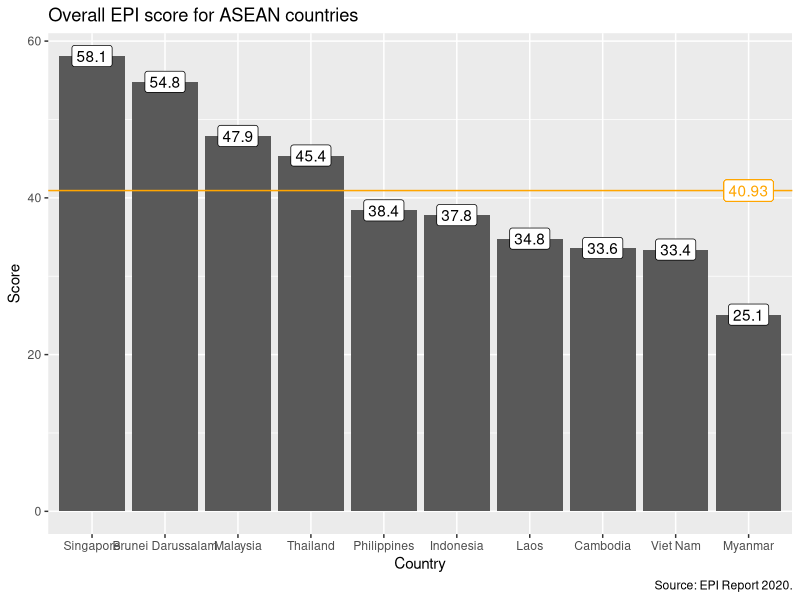
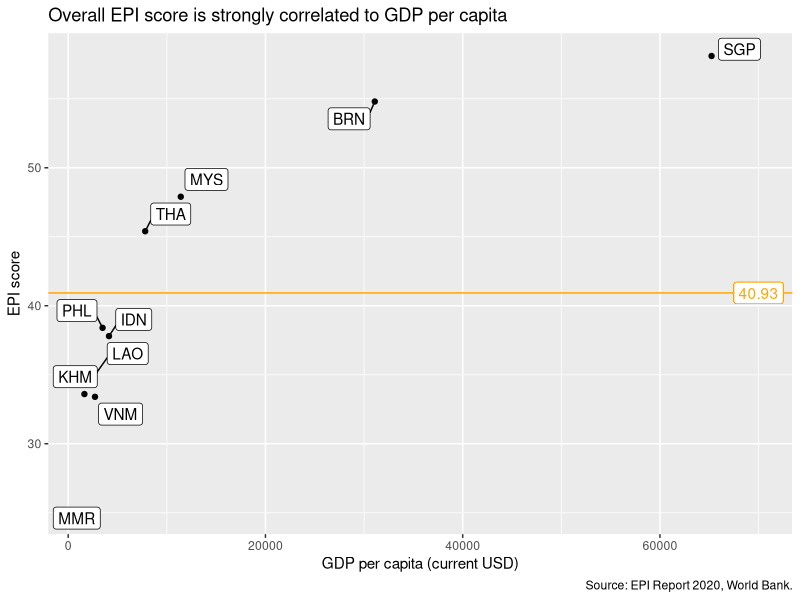
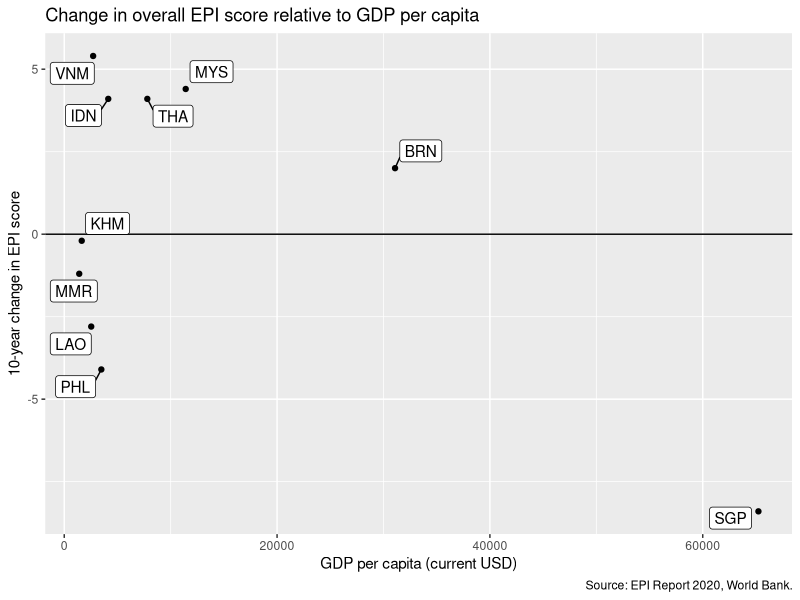
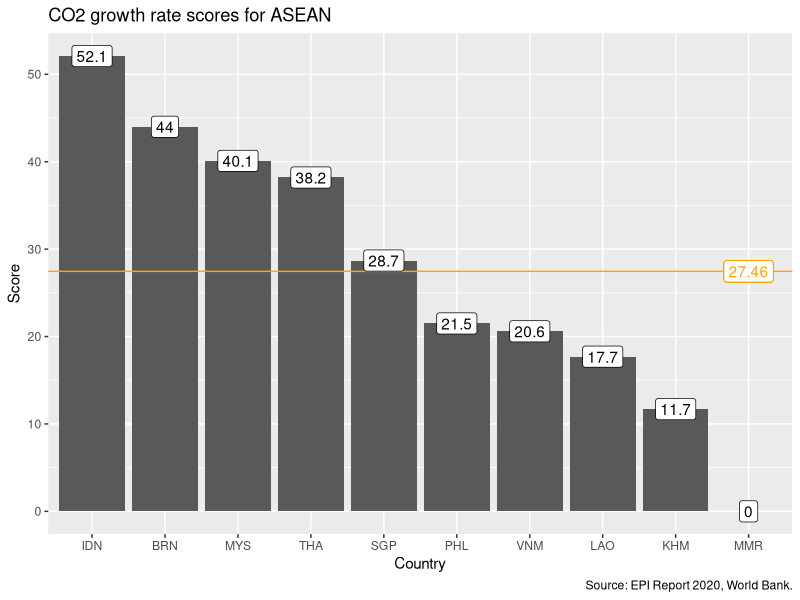
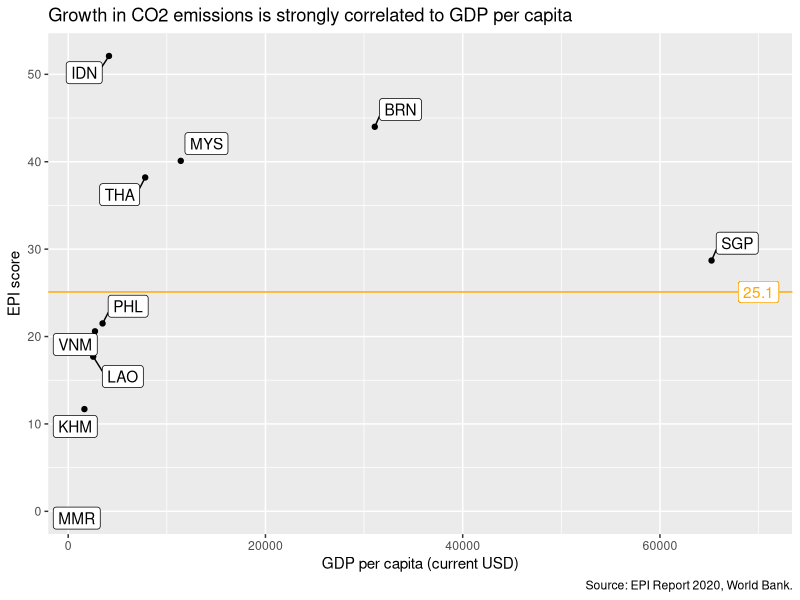
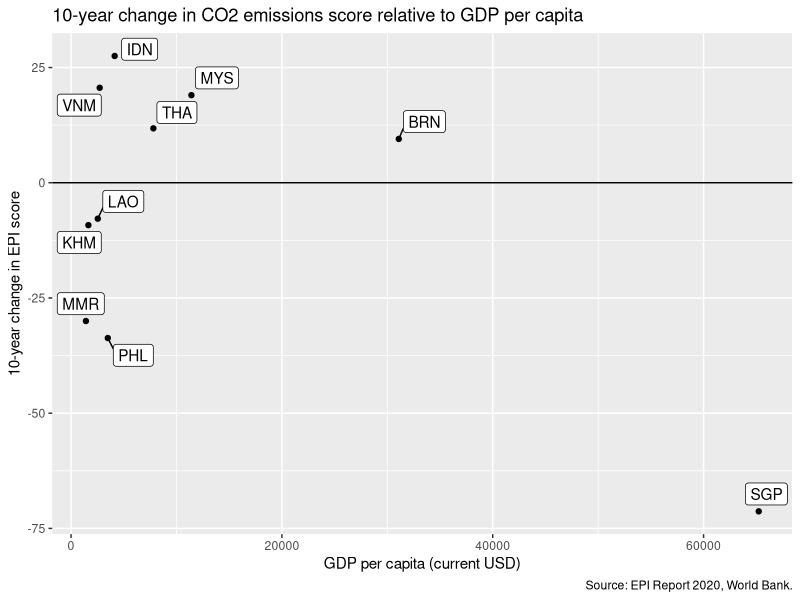
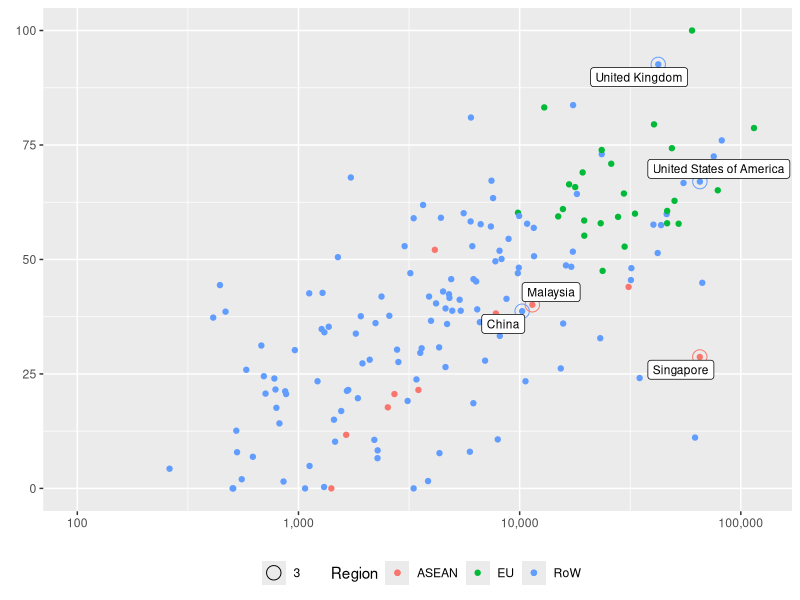

The R script that drew these images, in order:
## ---- chunk 1
knitr::opts_chunk$set(echo = FALSE, warning = FALSE, message = FALSE)

# Load libraries
library(tidyverse)
library(ggplot2)
library(scales)
library(lubridate)
library(dplyr)
library(zoo)
library(modelr)
options(na.action = na.warn)

# Load REFSA logo
# refsa_logo <- png::readPNG("Logo.png")

# Load data

# ===== EPI Scores 2020 =====
# https://epi.yale.edu/downloads
scores <- read_csv("epi2020results20200604.csv")

# ===== GDP per capita (World Bank) =====
# https://data.worldbank.org/indicator/NY.GDP.PCAP.CD
gdpcap <- read_csv("API_NY.GDP.PCAP.CD_DS2_en_csv_v2_2055804.csv")

# Define ASEAN countries
# Brunei, Cambodia, Indonesia, Laos, Malaysia, Myanmar, Philippines, Singapore, Thailand, Vietnam
asean_countries <- c("BRN", "KHM", "IDN", "LAO", "MYS", "MMR", "PHL", "SGP", "THA", "VNM")

## ---- chunk 2

# EPI scores for ASEAN

asean_scores <- filter(scores, iso %in% asean_countries)

epi_plot <- ggplot(data = asean_scores, aes(x = reorder(country, -EPI.new), y = EPI.new)) + 
  geom_bar(stat = "identity") + 
  geom_hline(yintercept = mean(asean_scores$`EPI.new`), color="orange") +
  geom_label(aes(x = 10, y = mean(asean_scores$EPI.new), label = mean(asean_scores$`EPI.new`)), color = "orange") +
  geom_label(aes(label = EPI.new)) +
  scale_x_discrete(name = "Country") +
  scale_y_continuous(name = "Score") + 
  labs(title = "Overall EPI score for ASEAN countries", caption = "Source: EPI Report 2020.") +
  theme(legend.position = "none")

epi_plot

## ---- chunk 3

# Filter GDP per capita data to only include ASEAN, and only use 2019
asean_gdpcap <- filter(gdpcap, gdpcap$`Country Code` %in% asean_countries) %>% select("Country Name", "Country Code", "2019")

# Join with EPI scores
asean_epigdp <- asean_scores %>% left_join(asean_gdpcap, by = c("iso" = "Country Code"))

# Plot scatterplot
asean_epigdp_plot <- ggplot(asean_epigdp, aes(x = asean_epigdp$`2019`, y = asean_epigdp$EPI.new)) +
  geom_point() +
  geom_hline(yintercept = mean(asean_epigdp$EPI.new), color="orange") +
  geom_label(aes(x = 70000, y = mean(asean_scores$EPI.new), label = mean(asean_scores$`EPI.new`)), color = "orange") +
  scale_x_continuous(name = "GDP per capita (current USD)") +
  scale_y_continuous(name = "EPI score") +
  ggrepel::geom_label_repel(aes(label = asean_epigdp$iso)) +
  labs(title = "Overall EPI score is strongly correlated to GDP per capita", caption = "Source: EPI Report 2020, World Bank.")

asean_epigdp_plot


## ---- chunk 4

# Filter GDP per capita data to only include ASEAN, and only use 2019
asean_gdpcap <- filter(gdpcap, gdpcap$`Country Code` %in% asean_countries) %>% select("Country Name", "Country Code", "2019")

# Join with EPI scores
asean_epigdp <- asean_scores %>% left_join(asean_gdpcap, by = c("iso" = "Country Code"))

# Plot scatterplot
asean_epigdp_plot <- ggplot(asean_epigdp, aes(x = asean_epigdp$`2019`, y = asean_epigdp$EPI.change)) +
  geom_point() +
  geom_hline(yintercept = 0, colour="black") +
  scale_x_continuous(name = "GDP per capita (current USD)") +
  scale_y_continuous(name = "10-year change in EPI score") +
  ggrepel::geom_label_repel(aes(label = asean_epigdp$iso)) +
  labs(title = "Change in overall EPI score relative to GDP per capita", caption = "Source: EPI Report 2020, World Bank.")

asean_epigdp_plot

## ---- chunk 5

cda_plot <- ggplot(data = asean_scores, aes(x = reorder(iso, -CDA.new), y = CDA.new)) + 
  geom_bar(stat = "identity") + 
  geom_hline(yintercept = mean(asean_scores$CDA.new), color="orange") +
  geom_label(aes(x = 10, y = mean(asean_scores$CDA.new), label = mean(asean_scores$CDA.new)), color = "orange") +
  geom_label(aes(label = CDA.new)) +
  scale_x_discrete(name = "Country") +
  scale_y_continuous(name = "Score") + 
  labs(title = "CO2 growth rate scores for ASEAN", caption = "Source: EPI Report 2020, World Bank.") +
  theme(legend.position = "none")

cda_plot

## ---- chunk 6

# Filter GDP per capita data to only include ASEAN, and only use 2019
asean_gdpcap <- filter(gdpcap, gdpcap$`Country Code` %in% asean_countries) %>% select("Country Name", "Country Code", "2019")

# Join with EPI scores
asean_epigdp <- asean_scores %>% left_join(asean_gdpcap, by = c("iso" = "Country Code"))

# Plot scatterplot
asean_epigdp_plot <- ggplot(asean_epigdp, aes(x = asean_epigdp$`2019`, y = asean_epigdp$CDA.new)) +
  geom_point() +
  geom_hline(yintercept = median(asean_epigdp$CDA.new), color="orange") +
  geom_label(aes(x = 70000, y = median(asean_scores$CDA.new), label = median(asean_scores$CDA.new)), color = "orange") +
  scale_x_continuous(name = "GDP per capita (current USD)") +
  scale_y_continuous(name = "EPI score") +
  labs(title = "Growth in CO2 emissions is strongly correlated to GDP per capita", caption = "Source: EPI Report 2020, World Bank.") +
  ggrepel::geom_label_repel(aes(label = asean_epigdp$iso))

asean_epigdp_plot

## ---- chunk 7

asean_epigdp_plot <- ggplot(asean_epigdp, aes(x = asean_epigdp$`2019`, y = asean_epigdp$CDA.change)) +
  geom_point() +
  geom_hline(yintercept = 0, colour="black") +
  scale_x_continuous(name = "GDP per capita (current USD)") +
  scale_y_continuous(name = "10-year change in EPI score") +
  ggrepel::geom_label_repel(aes(label = asean_epigdp$iso)) +
  labs(title = "10-year change in CO2 emissions score relative to GDP per capita", caption = "Source: EPI Report 2020, World Bank.")

asean_epigdp_plot

## ---- chunk 8

# scatterplot with GDPpc link

# EU countries (for colour)
eu_countries <- c("AUT", "BGR", "HRV", "CYP", "CZE", "DNK", "EST", "FIN", "FRA", "DEU", "GRC", "BEL", "NLD", "HUN", "IRL", "ITA", "LVA", "LTU", "LUX", "MLT", "POL", "PRT", "ROU", "SVK", "SVN", "ESP", "SWE")

# Noteworthy countries (to label)
note_countries <- c("Malaysia", "Singapore", "UK", "US", "China")
names(note_countries) <- c("MYS", "SGP", "GBR", "USA", "CHN")

# Filter GDP per capita data to only include ASEAN, and only use 2019
new_gdpcap <- gdpcap %>% select("Country Name", "Country Code", "2019")

# Join with EPI scores
scores_gdp <- scores %>% left_join(new_gdpcap, by = c("iso" = "Country Code"))

# Add a column for region to the dataset
scores_gdp <- scores_gdp %>% mutate(region = if_else(scores_gdp$iso %in% asean_countries, "ASEAN", "RoW"))
scores_gdp <- scores_gdp %>% mutate(region = if_else(scores_gdp$iso %in% eu_countries & region == "RoW", "EU", region))

# Add a column for noteworthy country to the dataset
note_country_scores <- filter(scores_gdp, scores_gdp$iso %in% c("MYS", "SGP", "GBR", "USA", "CHN"))

# scatterplot
  epigdp_plot <- ggplot() +
    geom_point(data = scores_gdp, aes(x = scores_gdp$`2019`, y = scores_gdp$CDA.new, colour = scores_gdp$region)) +
    geom_point(data = note_country_scores, aes(x = note_country_scores$`2019`, y = note_country_scores$CDA.new, size = 3, colour = note_country_scores$region), shape = 1) +
    ggrepel::geom_label_repel(data = note_country_scores, aes(x = note_country_scores$`2019`, y = note_country_scores$CDA.new, label = note_country_scores$country), size = 3, box.padding = 0.1) +
    labs(colour = "Region") +
    labs(size = element_blank()) +
    scale_x_log10(name = element_blank(), limits = c(100, 120000), labels = comma) +
    scale_y_continuous(name = element_blank(), limits = c(0, 100)) +
    theme(legend.position = "bottom")
  
  epigdp_plot

